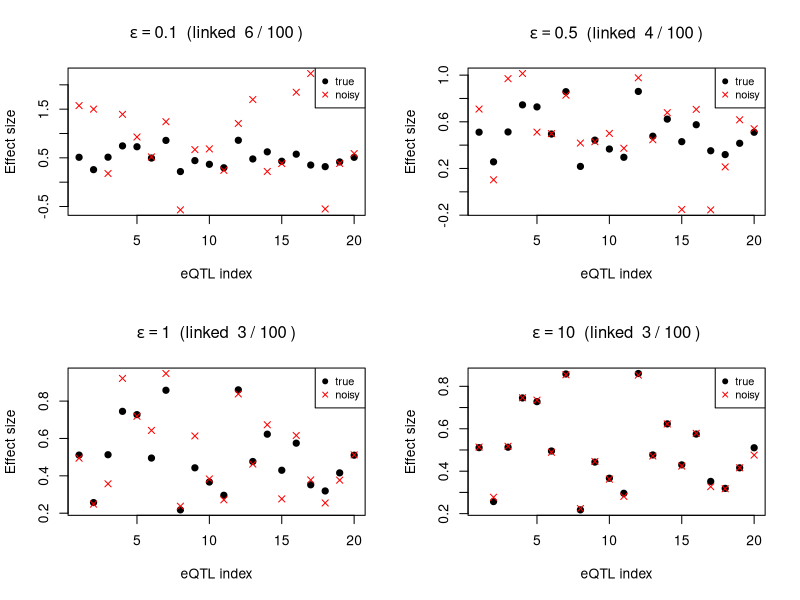
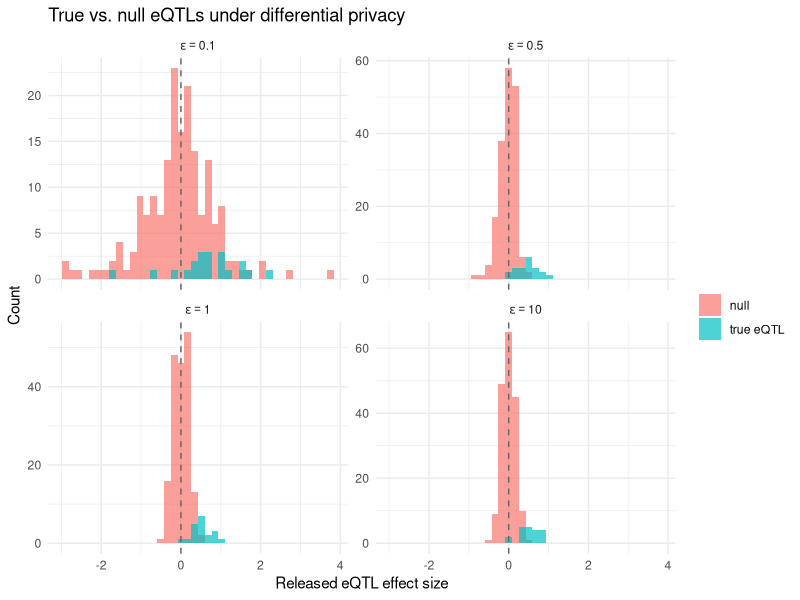

Write the R code that produced these figures, in order.
## ---- chunk 1
library(ggplot2)
set.seed(42)
## ---- chunk 2
n <- 100
maf <- 0.3

## genotype (private) and expression (released in the study)
G <- rbinom(n, size = 2, prob = maf)
E <- 0.5 * G + rnorm(n)

dat <- data.frame(id = 1:n, genotype = G, expression = round(E, 3))
dat
## ---- chunk 3
beta_hat <- coef(lm(E ~ G))
cat("eQTL intercept:", beta_hat[1], "\n")
cat("eQTL effect:   ", beta_hat[2], "\n")
## ---- chunk 4
## p independent eQTLs, each a marginal regression
p <- 20
G_multi <- matrix(rbinom(n * p, size = 2, prob = maf), nrow = n, ncol = p)
E_multi <- matrix(nrow = n, ncol = p)
beta_true_vec <- rep(0.5, p)

for (k in 1:p) {
  E_multi[, k] <- beta_true_vec[k] * G_multi[, k] + rnorm(n)
}

## attacker runs marginal regression per eQTL
betahats <- sapply(1:p, function(k) coef(lm(E_multi[, k] ~ G_multi[, k]))[2])

## predict genotype per eQTL: round(E / beta) clipped to {0, 1, 2}
G_predicted <- sapply(1:p, function(k) {
  pmin(pmax(round(E_multi[, k] / betahats[k]), 0), 2)
})

## how many genotypes does the attacker get right?
accuracy <- mean(apply(G_predicted == G_multi, 2, mean))
cat("Genotype prediction accuracy:", round(accuracy, 3), "\n")

## linking: match each individual's predicted genotype profile to the reference
## using Hamming distance
link_correct <- 0
for (i in 1:n) {
  dists <- apply(G_multi, 1, function(g_ref) sum(g_ref != G_predicted[i, ]))
  link_correct <- link_correct + (which.min(dists) == i)
}
cat("Linking accuracy:", link_correct, "/", n, "\n")
## ---- chunk 5
set.seed(42)
## sensitivity: how much can one person change a marginal beta?
## for bounded expression in [-B, B]:
B <- 3

## Laplace noise generator
rlaplace <- function(n, scale) {
  u <- runif(n, -0.5, 0.5)
  -scale * sign(u) * log(1 - 2 * abs(u))
}

## conservative sensitivity for a marginal regression coefficient
sensitivity <- 2 * B / n

## compare linking accuracy under different epsilon values
epsilons <- c(0.1, 0.5, 1.0, 10)

par(mfrow = c(2, 2))
for (eps in epsilons) {
  ## add Laplace noise to each marginal beta
  beta_noisy <- betahats + rlaplace(p, scale = sensitivity / eps)

  ## attacker predicts genotypes using noisy betas
  G_pred_noisy <- sapply(1:p, function(k) {
    pmin(pmax(round(E_multi[, k] / beta_noisy[k]), 0), 2)
  })

  ## linking via Hamming distance
  linked <- 0
  for (i in 1:n) {
    dists <- apply(G_multi, 1, function(g) sum(g != G_pred_noisy[i, ]))
    linked <- linked + (which.min(dists) == i)
  }

  acc <- mean(G_pred_noisy == G_multi)
  plot(1:p, betahats, pch = 19, col = "black", ylim = range(beta_noisy, betahats),
       xlab = "eQTL index", ylab = "Effect size",
       main = bquote(epsilon == .(eps) ~ " (linked " ~ .(linked) ~ "/" ~ .(n) ~ ")"))
  points(1:p, beta_noisy, pch = 4, col = "red")
  legend("topright", legend = c("true", "noisy"), pch = c(19, 4), col = c("black", "red"), cex = 0.8)
}
## ---- chunk 6
set.seed(123)
n_genes <- 200
n_causal <- 20  # true eQTLs

## one SNP, same genotype vector for simplicity
G_util <- rbinom(n, size = 2, prob = maf)

## simulate expression for each gene
beta_sim <- rep(0, n_genes)
beta_sim[1:n_causal] <- rnorm(n_causal, mean = 0.5, sd = 0.2)

E_mat <- sapply(beta_sim, function(b) b * G_util + rnorm(n))

## compute true eQTL betas
beta_est <- apply(E_mat, 2, function(e) coef(lm(e ~ G_util))[2])

## add DP noise at different epsilon levels
epsilons <- c(0.1, 0.5, 1.0, 10)

results <- do.call(rbind, lapply(epsilons, function(eps) {
  if (is.finite(eps)) {
    noisy <- beta_est + rlaplace(n_genes, scale = sensitivity / eps)
  } else {
    noisy <- beta_est
  }
  data.frame(
    gene = 1:n_genes,
    beta_noisy = noisy,
    causal = ifelse(1:n_genes <= n_causal, "true eQTL", "null"),
    epsilon = if (is.finite(eps)) paste0("epsilon == ", eps) else "epsilon == Inf"
  )
}))

ggplot(results, aes(x = beta_noisy, fill = causal)) +
  geom_histogram(bins = 40, alpha = 0.7, position = "identity") +
  facet_wrap(~epsilon, scales = "free_y", labeller = label_parsed) +
  geom_vline(xintercept = 0, linetype = "dashed", color = "grey40") +
  labs(x = "Released eQTL effect size", y = "Count",
       title = "True vs. null eQTLs under differential privacy",
       fill = "") +
  theme_minimal()
